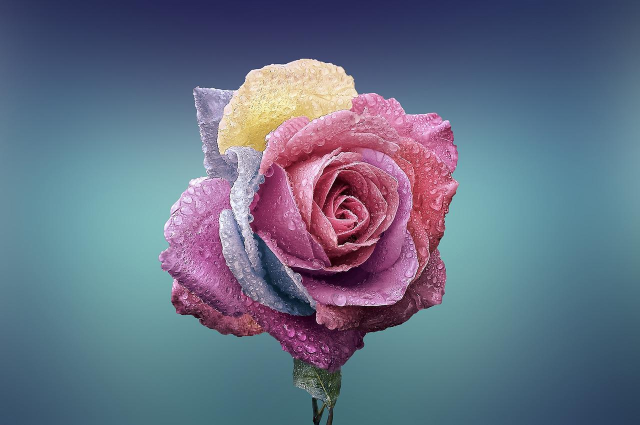
#> input picture MP32405_example/Demo/Pict/Rose.jpg, 1280 x 850 px, found by its file name (shown at 1/2 size)
$ python CH1617.py
#> lines starting #> are read from the running program, lines starting #| are printed output that depends on the picture
from PIL import Image, ImageFilter

# 圖檔路徑
file = '../Demo/Pict/rose.jpg'

# 開啟圖檔
with Image.open(file) as photo:
   # 方法crop()裁剪圖片
#> photo is the input picture: PIL image 1280x850 RGB; mean R, G, B 101, 112.1, 132.9
   img = photo.crop((312, 103, 918, 735))
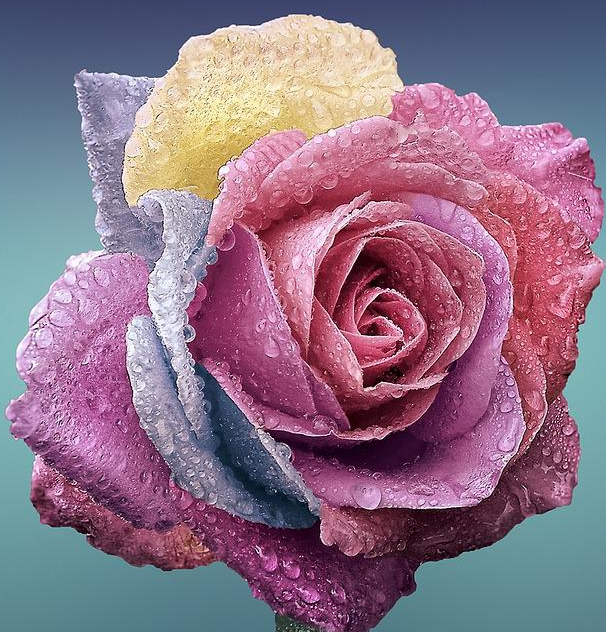
#> img: PIL image 606x632 RGB; mean R, G, B 141.7, 113.4, 134.6
   img.save('../Demo/Pict/cropRose.jpg')

# 開啟裁剪後圖片
file2 = '../Demo/Pict/cropRose.jpg'
with Image.open(file2) as photo:
#> photo: PIL image 606x632 RGB
   eff = photo.filter(ImageFilter.EDGE_ENHANCE_MORE)
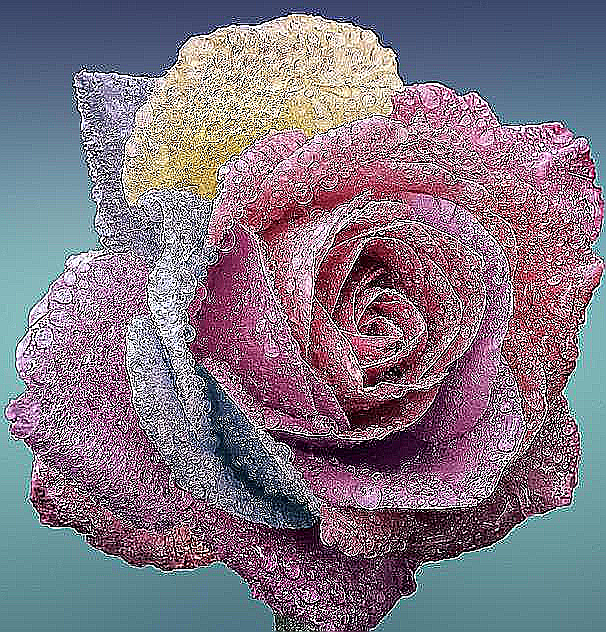
#> eff: PIL image 606x632 RGB; mean R, G, B 128.1, 117.5, 130.8
   eff.save('../Demo/Pict/effRose.jpg')
